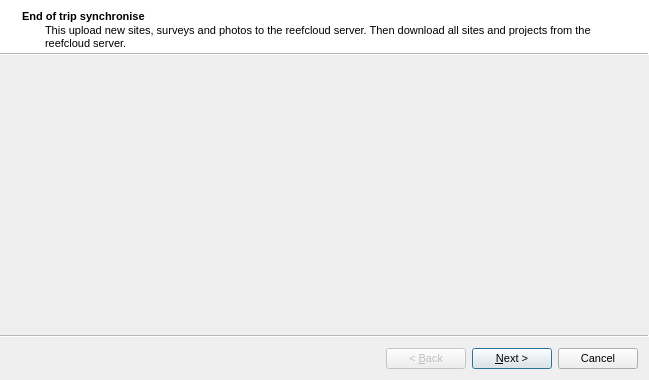
<?xml version="1.0" encoding="UTF-8"?>
<ui version="4.0">
 <class>Wizard</class>
 <widget class="QWizard" name="Wizard">
  <property name="windowModality">
   <enum>Qt::WindowModal</enum>
  </property>
  <property name="geometry">
   <rect>
    <x>0</x>
    <y>0</y>
    <width>649</width>
    <height>380</height>
   </rect>
  </property>
  <property name="font">
   <font>
    <pointsize>8</pointsize>
   </font>
  </property>
  <property name="windowTitle">
   <string>Wizard</string>
  </property>
  <property name="wizardStyle">
   <enum>QWizard::ModernStyle</enum>
  </property>
  <widget class="QWizardPage" name="wizardPageStart">
   <property name="font">
    <font>
     <pointsize>8</pointsize>
    </font>
   </property>
   <property name="title">
    <string>End of trip synchronise</string>
   </property>
   <property name="subTitle">
    <string>This upload new sites, surveys and photos to the reefcloud server. Then download all sites and projects from the reefcloud server.</string>
   </property>
  </widget>
  <widget class="QWizardPage" name="wizardPageFinished">
   <property name="title">
    <string>Synchronise finished</string>
   </property>
   <property name="subTitle">
    <string>All finished</string>
   </property>
  </widget>
 </widget>
 <resources/>
 <connections/>
</ui>
